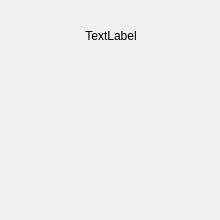
<?xml version="1.0" encoding="UTF-8"?>
<ui version="4.0">
 <class>ConfigurationTableWidgetClass</class>
 <widget class="QWidget" name="ConfigurationTableWidgetClass">
  <property name="geometry">
   <rect>
    <x>0</x>
    <y>0</y>
    <width>220</width>
    <height>220</height>
   </rect>
  </property>
  <property name="minimumSize">
   <size>
    <width>220</width>
    <height>220</height>
   </size>
  </property>
  <property name="maximumSize">
   <size>
    <width>220</width>
    <height>220</height>
   </size>
  </property>
  <layout class="QVBoxLayout" name="verticalLayout">
   <item>
    <widget class="QFrame" name="frame">
     <property name="minimumSize">
      <size>
       <width>200</width>
       <height>200</height>
      </size>
     </property>
     <property name="maximumSize">
      <size>
       <width>200</width>
       <height>200</height>
      </size>
     </property>
     <property name="frameShape">
      <enum>QFrame::NoFrame</enum>
     </property>
     <property name="frameShadow">
      <enum>QFrame::Raised</enum>
     </property>
     <layout class="QVBoxLayout" name="verticalLayout_2">
      <property name="spacing">
       <number>0</number>
      </property>
      <property name="leftMargin">
       <number>0</number>
      </property>
      <property name="topMargin">
       <number>0</number>
      </property>
      <property name="rightMargin">
       <number>0</number>
      </property>
      <property name="bottomMargin">
       <number>0</number>
      </property>
      <item>
       <widget class="QLabel" name="labelItemTitle">
        <property name="minimumSize">
         <size>
          <width>0</width>
          <height>50</height>
         </size>
        </property>
        <property name="maximumSize">
         <size>
          <width>16777215</width>
          <height>50</height>
         </size>
        </property>
        <property name="text">
         <string notr="true">TextLabel</string>
        </property>
        <property name="alignment">
         <set>Qt::AlignCenter</set>
        </property>
       </widget>
      </item>
      <item>
       <widget class="QLabel" name="iconConfig">
        <property name="alignment">
         <set>Qt::AlignCenter</set>
        </property>
       </widget>
      </item>
     </layout>
    </widget>
   </item>
  </layout>
 </widget>
 <resources/>
 <connections/>
</ui>
